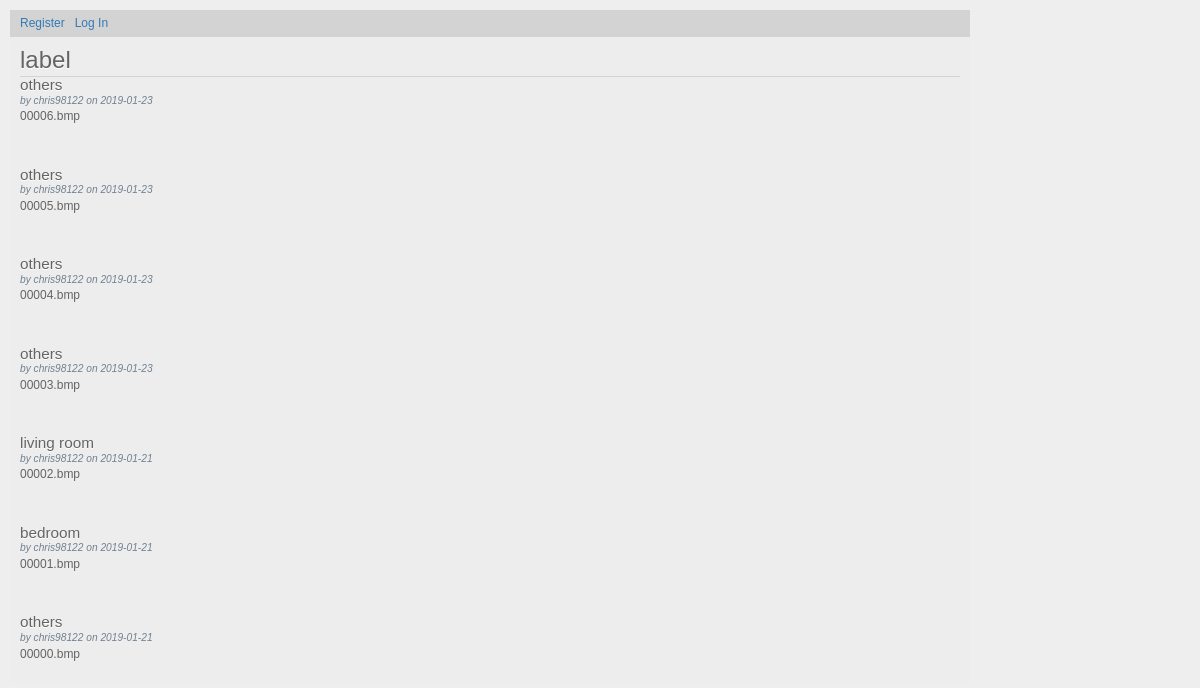
Before: / with the older database file.
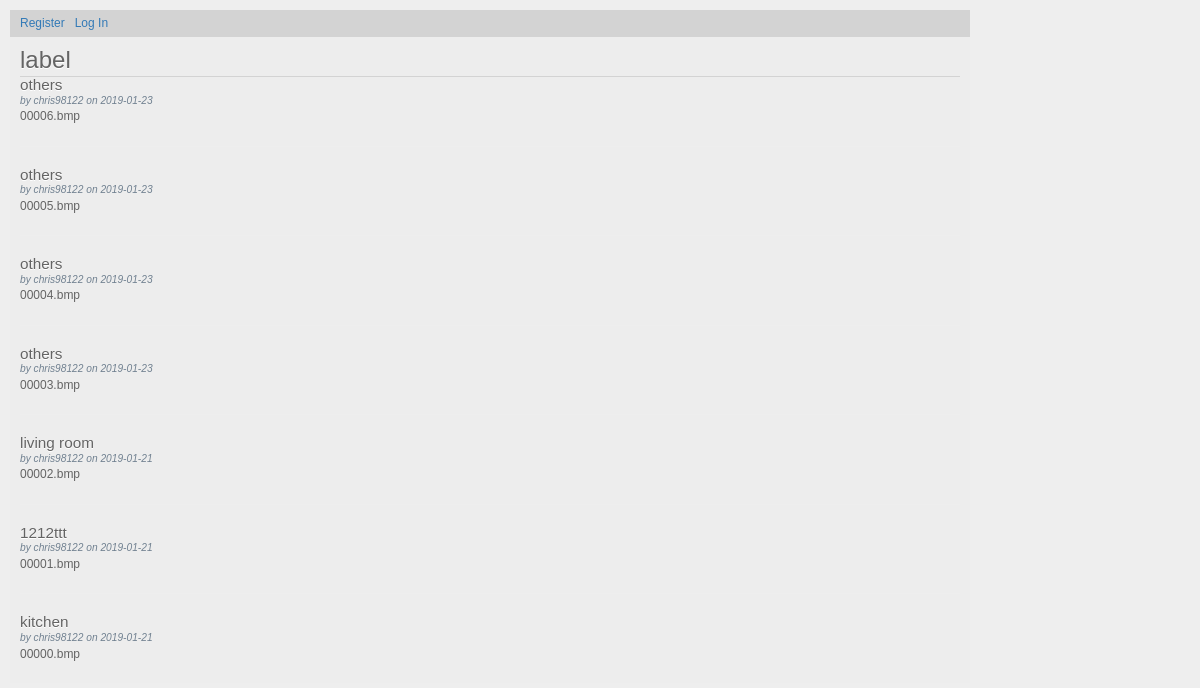
After: the same page with the newer database file.
### tables this page shows
CREATE TABLE post (
  id INTEGER PRIMARY KEY AUTOINCREMENT,
  author_id INTEGER NOT NULL,
  created TIMESTAMP NOT NULL DEFAULT CURRENT_TIMESTAMP,
  title TEXT NOT NULL,
  body TEXT UNIQUE NOT NULL,
  FOREIGN KEY (author_id) REFERENCES user (id)
);

CREATE TABLE user (
  id INTEGER PRIMARY KEY AUTOINCREMENT,
  username TEXT UNIQUE NOT NULL,
  password TEXT NOT NULL
);

### robolabel/label.py (the view)
@lb.route('/')
def index():
    db = get_db()
    posts = db.execute(
        'SELECT p.id, title,body, created, author_id, username'
        ' FROM post p JOIN user u ON p.author_id = u.id'
        ' ORDER BY created DESC'
    ).fetchall()
    return render_template('label/index.html', posts=posts)

### robolabel/auth.py (called while the page is built)
@lb.before_app_request
def load_logged_in_user():
    user_id = session.get('user_id')
    if user_id is None:
        g.user = None
    else:
        g.user = get_db().execute(
            'SELECT * FROM user WHERE id = ?', (user_id,)
        ).fetchone()

### robolabel/db.py (called while the page is built)
def get_db():
    if 'db' not in g:
        g.db = sqlite3.connect(
            current_app.config['DATABASE'],
            detect_types=sqlite3.PARSE_DECLTYPES
        )
        g.db.row_factory = sqlite3.Row
    return g.db

### robolabel/templates/label/index.html (shortened to what this page needs)
{% extends 'base.html' %}
{% block header %}
  <h1>{% block title %}label{% endblock %}</h1>
{% endblock %}
{% block content %}
  {% for post in posts %}
    <article class="post">
      <header>
        <div>
          <h1>{{ post['title'] }}</h1>
          <div class="about">by {{ post['username'] }} on {{ post['created'].strftime('%Y-%m-%d') }}</div>
        </div>
      </header>
      <p class="body">{{ post['body'] }}</p>
    </article>
    {% if not loop.last %}
      <hr>
    {% endif %}
  {% endfor %}
{% endblock %}

### robolabel/templates/base.html (shortened to what this page needs)
<!doctype html>
<link rel="stylesheet" href="{{ url_for('static', filename='style.css') }}">
<link rel="stylesheet" href="{{ url_for('static', filename='bootstrap.css') }}">
<link rel="stylesheet" href="{{ url_for('static', filename='example.css') }}">
<link  media="screen" rel="stylesheet" type="text/css" href="{{ url_for('static', filename='jquery.selectareas.css')}} ">
<nav>
  <ul>
    {% if g.user %}
      <li><span>{{ g.user['username'] }}</span>
      <li><a href="{{ url_for('auth.logout') }}">Log Out</a>
    {% else %}
      <li><a href="{{ url_for('auth.register') }}">Register</a>
      <li><a href="{{ url_for('auth.login') }}">Log In</a>
    {% endif %}
  </ul>
</nav>
<section class="content">
  <header>
    {% block header %}{% endblock %}
  </header>
  {% block content %}{% endblock %}
</section>

### robolabel/static/style.css (style rules this page uses)
h1 { font-family: serif; color: #377ba8; margin: 1rem 0; }
a { color: #377ba8; }
hr { border: none; border-top: 1px solid lightgray; }
nav { background: lightgray; display: flex; align-items: center; padding: 0 0.5rem; }
nav ul { display: flex; list-style: none; margin: 0; padding: 0; }
nav ul li a, nav ul li span, header .action { display: block; padding: 0.5rem; }
.content { padding: 0 1rem 1rem; }
.content > header { border-bottom: 1px solid lightgray; display: flex; align-items: flex-end; }
.content > header h1 { flex: auto; margin: 1rem 0 0.25rem 0; }
.post > header { display: flex; align-items: flex-end; font-size: 0.85em; }
.post > header > div:first-of-type { flex: auto; }
.post > header h1 { font-size: 1.5em; margin-bottom: 0; }
.post .about { color: slategray; font-style: italic; }
.post .body { white-space: pre-line; }
.content:last-child { margin-bottom: 0; }

### robolabel/static/example.css (style rules this page uses)
* { margin : 0; outline : 0; padding : 0; }
h1 { font-size : 24px; font-weight : normal; margin : 0 0 10px 0; text-shadow : 0 1px 0 #ffffff; }

Changed rows visible on the page:
changed post "00001.bmp": title "bedroom" → "1212ttt"
changed post "00000.bmp": title "others" → "kitchen"
